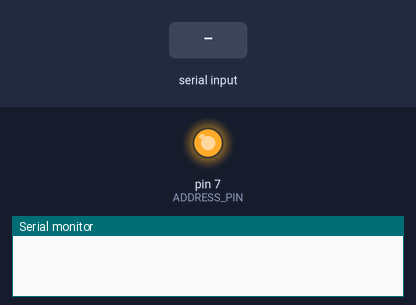
The sketch below on a simulated Arduino Uno, built with avr-gcc and run on an emulated ATmega328P. On the bench: output pins drawn as LEDs (lit = HIGH), the last lines printed to the serial monitor. The inputs (shaded band) are chosen by the test bench. Pins used as bus, display or sensor lines are not drawn.

Above: at 1.2 s.
1.3 s: byte 112 (COMMAND_PROGRAM) received over Serial
At 3.2 s:
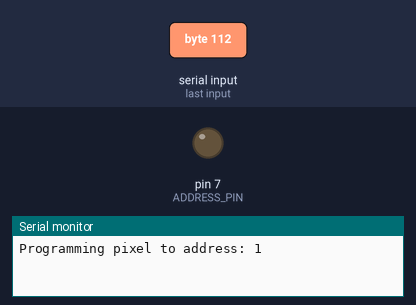
4.3 s: byte 105 (COMMAND_IDENTIFY) received over Serial
6.7 s: byte 100 (COMMAND_DISPLAY_PATTERN) received over Serial
9.2 s: byte 109 (COMMAND_MAX_PIXELS) received over Serial
11.6 s: byte 116 (COMMAND_CONTROLLER_TYPE) received over Serial
Timing chart, 0 to 14.6 s (numbered marks = the images above; inputs shaded):
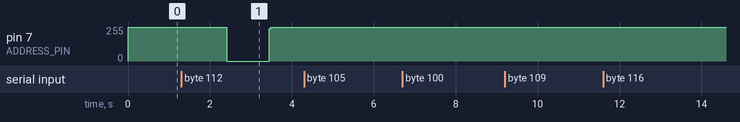

The sketch:

WS282x_programmer.ino
```cpp
// (licence header left out)
#include "DmxSimpleMod.h"

#define DATA_PIN    13      // Pin connected to the data output
#define ADDRESS_PIN  7      // Pin connected to the address programmer output


#define COMMAND_IDENTIFY        'i'    // Idenify one pixel, flashing R-G-B on it
#define COMMAND_PROGRAM         'p'    // Program a channel
#define COMMAND_DISPLAY_PATTERN 'd'    // 1:Identify 2:Rainbow Swirl 3: Flash Mode
#define COMMAND_MAX_PIXELS      'm'    // Number of pixels to send data to
#define COMMAND_CONTROLLER_TYPE 't'    // 1:WS2821S 2:WS2822S


int maxPixel       = 14;    // Maximum pixel to display
int currentPattern = 2;     // Current pattern we are displaying
int currentPixel   = 1;     // Current pixel for identification mode
int controllerType = 1;     // Controller type (1:WS2822S 2:WS2821)


void setup() {
  pinMode(DATA_PIN, OUTPUT);
  digitalWrite(DATA_PIN, LOW);

  pinMode(ADDRESS_PIN, OUTPUT);
  digitalWrite(ADDRESS_PIN, HIGH);

  DmxSimple.usePin(DATA_PIN);
  DmxSimple.maxChannel(maxPixel*3);
  DmxSimple.begin();

  Serial.begin(19200);
}


void writePixel(int pixel, int r, int g, int b) {
  DmxSimple.write((pixel - 1)*3 + 1, b);
  DmxSimple.write((pixel - 1)*3 + 2, g);
  DmxSimple.write((pixel - 1)*3 + 3, r);
}


uint8_t flipEndianness(uint8_t input) {
  uint8_t output = 0;
  for(uint8_t bit = 0; bit < 8; bit++) {
    if(input & (1 << bit)) {
      output |= (1 << (7 - bit));
    }
  }

  return output;
}

void programAddress(int address) {
  // Build the output pattern to program this address
  uint8_t pattern[3];

  if (controllerType ==  1) {
    // WS2822S (from datasheet)
    int channel = (address-1)*3+1;
    pattern[0] = flipEndianness(channel%256);
    pattern[1] = flipEndianness(240 - (channel/256)*15);
    pattern[2] = flipEndianness(0xD2);
  }
  else {
    // WS2821 (determined experimentally)
    int channel = (address)*3;
    pattern[0] = flipEndianness(channel%256);
    pattern[1] = flipEndianness(240 - (channel/256)*15);
    pattern[2] = flipEndianness(0xAE);
  }

  DmxSimple.end();                 // Turn off the DMX engine
  delay(50);                       // Wait for the engine to actually stop
  digitalWrite(ADDRESS_PIN, HIGH); // Set the address output pin high if it wasn't already
  digitalWrite(DATA_PIN, LOW);     // Force the data pin low
  delay(50);                       // Let this sit for a bit to signal the chip we are starting

  DmxSimple.usePin(ADDRESS_PIN);   // Use the address output pin to generate the DMX signal
  DmxSimple.maxChannel(3);
  DmxSimple.write(1, pattern[0]);  // Pre-load the output pattern (note this might trash the LED output, meh)
  DmxSimple.write(2, pattern[1]);
  DmxSimple.write(3, pattern[2]);

  digitalWrite(ADDRESS_PIN, LOW);   // Set the address pin low to begin transmission
  delay(1000);                      // Delay 1s to signal address transmission begin
  DmxSimple.begin();                // Begin transmission. Only the first one actually counts.

  delay(20);                        // Wait a while for the the signal to be sent
  DmxSimple.end();
  digitalWrite(ADDRESS_PIN, HIGH);  // Set the address output pin high if it wasn't already

  // Reset the output, and set the output to our new pixel address.
  DmxSimple.usePin(DATA_PIN);
  DmxSimple.maxChannel(maxPixel*3);
  DmxSimple.begin();
}

void identify() {
  #define FLASH_SPEED 300

  static int brightness;
  static int maxBrightness = 255;

  for(int pixel = 1; pixel <= maxPixel; pixel++) {
      int r = 0;
      int g = 0;
      int b = 0;
      if(brightness < FLASH_SPEED/3) {
        r = 1;
      }
      else if(brightness < FLASH_SPEED*2/3) {
        g = 1;
      }
      else {
        b = 1;
      }

    if(pixel == currentPixel) {
      writePixel(pixel, r*maxBrightness, g*maxBrightness, b*maxBrightness);
    }
    else {
      writePixel(pixel, r, g, b);
    }
  }

  brightness=(brightness+1)%FLASH_SPEED;
}

void color_loop() {
  static uint8_t i = 0;
  static int j = 0;
  static int f = 0;
  static int k = 0;
  static int count;

  static int pixelIndex;

  for (uint16_t i = 0; i < maxPixel*10; i+=10) {
    writePixel(i/10+1,
      128*(1+sin(i/30.0 + j/1.3       )),
      128*(1+sin(i/10.0 + f/2.9)),
      128*(1+sin(i/25.0 + k/5.6))
//      128*(1+sin(i/10.0 + f/9.0  + 2.1)),
//      128*(1+sin(i/30.0 + k/14.0 + 4.2))
    );
  }

  j = j + 1;
  f = f + 1;
  k = k + 2;
}

void marty_loop() {
  static uint8_t i = 0;
  static int j = 0;
  static int f = 0;
  static int k = 0;
  static int count;

  static int pixelIndex;

  for (uint16_t i = 0; i < maxPixel*10; i+=10) {
    f = 48*(1+sin(i/180.0 + j/5));
    writePixel(i/10+1,
      f,
      f,
      f
    );
  }

  j = j + 1;
}

void countUp() {
  #define MAX_COUNT 400
  static int counts = 0;
  static int pixel = 0;

  for (uint16_t i = 0; i < maxPixel; i+=1) {
    if(pixel == i) {
      writePixel(i+1,
        255,
        255,
        255
      );
    }
    else {
      writePixel(i+1, 0,0,0);
    }
  }

  counts++;
  if(counts>MAX_COUNT) {
    counts = 0;
    pixel = (pixel+1)%maxPixel;
  }
}

void pictureFrame() {
  #define MAX_COUNT 10
  static int counts = 0;
  static int pixel = 0;

  static uint8_t i = 0;
  static int j = 0;
  static int f = 0;
  static int k = 0;
  static int count;

  static int pixelIndex;

  for (uint16_t i = 0; i < 10; i+=1) {
    if(pixel == i) {
      writePixel(i+1,
        0,
        0,
        0
      );
    }
    else {
//      writePixel(i+1, 90,0,255);

    writePixel(i+1,
      128*(1+sin(i/9.0 + j/10.3       )),
      128*(1+sin(i/3.0 + f/20.9)),
      128*(1+sin(i/6.0 + k/50.6))
    );

    }
  }

  writePixel(11,255,0,0);

  counts++;
  if(counts>MAX_COUNT) {
    counts = 0;
    pixel = (pixel+1)%maxPixel;
  }

  j = j + 1;
  f = f + 1;
  k = k + 2;
}

void loop() {

  if(Serial.available() > 0) {
    char command = Serial.read();
    int parameter = Serial.parseInt();

    if(command == COMMAND_IDENTIFY) {
      if(parameter < 1 || parameter > maxPixel) {
        parameter = 1;
      }

      Serial.print("Identifying pixel on channel: ");
      Serial.println(parameter);
      currentPixel = parameter;
      currentPattern = 1;
    }
    else if(command == COMMAND_PROGRAM) {
      if(parameter < 1 || parameter > maxPixel) {
        parameter = 1;
      }

      Serial.print("Programming pixel to address: ");
      Serial.println(parameter);
      programAddress(parameter);
      currentPixel = parameter;
    }
    else if(command == COMMAND_DISPLAY_PATTERN) {
      Serial.print("Displaying pattern: ");
      Serial.println(parameter);
      currentPattern = parameter;
    }
    else if(command == COMMAND_MAX_PIXELS) {
      Serial.print("Setting max pixel to: ");
      Serial.println(parameter);
      maxPixel = parameter;
    }
    else if(command == COMMAND_CONTROLLER_TYPE) {
      Serial.print("Setting controller type to: ");
      Serial.println(parameter);
      controllerType = parameter;
    }
  }

  if(currentPattern == 1) {
    identify();
  }
  else if(currentPattern == 2) {
    color_loop();
  }
  else if(currentPattern == 3) {
    marty_loop();
  }
  else if(currentPattern == 4) {
    pictureFrame();
  }
  else {
    countUp();
  }
}
```

DmxSimpleMod.cpp
```cpp
// (licence header left out)
#include <avr/io.h>
#include <avr/interrupt.h>
#include <util/delay.h>

#include <Arduino.h>

#include "DmxSimpleMod.h"

#define DMX_MODE_DISABLED    0    // Disable DMX output
#define DMX_MODE_CONTINUOUS  1    // Send the DMX data continuosly
#define DMX_MODE_SINGLE_SHOT 2    // Send the DMX frame one, then stop

volatile uint8_t dmxBuffer[DMX_SIZE];
uint16_t dmxMax = 16;                 // Number of DMX channels to transmit
uint8_t  dmxMode = DMX_MODE_DISABLED; // Transmission mode
uint16_t dmxState = 0;                // Transmission state: 0:start byte, >0: sending channel

uint8_t dmxPin = 3;                   // Arduino pin to output DMX to
volatile uint8_t *dmxPort;            //
uint8_t dmxBit = 0;                   //

void dmxBegin();
void dmxEnd();
void dmxSendByte(volatile uint8_t);
void dmxWrite(int,uint8_t);
void dmxMaxChannel(int);

/* TIMERn has a different register mapping on the ATmega8.
 * The modern chips (168, 328P, 1280) use identical mappings.
 */
#if defined(__AVR_ATmega168__) || defined(__AVR_ATmega168P__) || defined(__AVR_ATmega328P__) || defined(__AVR_ATmega1280__)
#define TIMERn_INTERRUPT_ENABLE() TIMSK2 |= _BV(TOIE2)
#define TIMERn_INTERRUPT_DISABLE() TIMSK2 &= ~_BV(TOIE2)
#define TIMERn_OVF_vect TIMER2_OVF_vect

#elif defined(__AVR_ATmega8__)
#define TIMERn_INTERRUPT_ENABLE() TIMSK |= _BV(TOIE2)
#define TIMERn_INTERRUPT_DISABLE() TIMSK &= ~_BV(TOIE2)
#define TIMERn_OVF_vect TIMER2_OVF_vect

#elif defined(__AVR_ATmega32U4__)
#define TIMERn_INTERRUPT_ENABLE() TIMSK4 |= _BV(TOIE4)
#define TIMERn_INTERRUPT_DISABLE() TIMSK4 &= ~_BV(TOIE4)
#define TIMERn_OVF_vect TIMER4_OVF_vect

#else
#define TIMERn_INTERRUPT_ENABLE()
#define TIMERn_INTERRUPT_DISABLE()
#define TIMERn_OVF_vect
/* Produce an appropriate message to aid error reporting on nonstandard
 * platforms such as Teensy.
 */
#error "DmxSimple does not support this CPU"
#endif


// Initialise the DMX engine
inline void dmxBegin()
{
  dmxMode = DMX_MODE_CONTINUOUS;
  dmxState = 0;

  // Set up port pointers for interrupt routine
  dmxPort = portOutputRegister(digitalPinToPort(dmxPin));
  dmxBit = digitalPinToBitMask(dmxPin);

  // Set DMX pin to output
  pinMode(dmxPin,OUTPUT);

  // Initialise DMX frame interrupt
  //
  // Presume Arduino has already set Timer2 to 64 prescaler,
  // Phase correct PWM mode
  // So the overflow triggers every 64*510 clock cycles
  // Which is 510 DMX bit periods at 16MHz,
  //          255 DMX bit periods at 8MHz,
  //          637 DMX bit periods at 20MHz
  TIMERn_INTERRUPT_ENABLE();
}

// Stop the DMX engine
// Turns off the DMX interrupt routine
inline void dmxEnd()
{
  TIMERn_INTERRUPT_DISABLE();
  dmxMode = DMX_MODE_DISABLED;
}

// Transmit a complete DMX byte
// We have no serial port for DMX, so everything is timed using an exact
// number of instruction cycles.
//
// Really suggest you don't touch this function.
void dmxSendByte(volatile uint8_t value)
{
  uint8_t bitCount, delCount;
  __asm__ volatile (
    "cli\n"
    "ld __tmp_reg__,%a[dmxPort]\n"
    "and __tmp_reg__,%[outMask]\n"
    "st %a[dmxPort],__tmp_reg__\n"
    "ldi %[bitCount],11\n" // 11 bit intervals per transmitted byte
    "rjmp bitLoop%=\n"     // Delay 2 clock cycles.
  "bitLoop%=:\n"\
    "ldi %[delCount],%[delCountVal]\n"
  "delLoop%=:\n"
    "nop\n"
    "dec %[delCount]\n"
    "brne delLoop%=\n"
    "ld __tmp_reg__,%a[dmxPort]\n"
    "and __tmp_reg__,%[outMask]\n"
    "sec\n"
    "ror %[value]\n"
    "brcc sendzero%=\n"
    "or __tmp_reg__,%[outBit]\n"
  "sendzero%=:\n"
    "st %a[dmxPort],__tmp_reg__\n"
    "dec %[bitCount]\n"
    "brne bitLoop%=\n"
    "sei\n"
    :
      [bitCount] "=&d" (bitCount),
      [delCount] "=&d" (delCount)
    :
      [dmxPort] "e" (dmxPort),
      [outMask] "r" (~dmxBit),
      [outBit] "r" (dmxBit),
      [delCountVal] "M" (F_CPU/1000000-3),
      [value] "r" (value)
  );
}

// DmxSimple interrupt routine
// Transmit a chunk of DMX signal every timer overflow event.
//
// The full DMX transmission takes too long, but some aspects of DMX timing
// are flexible. This routine chunks the DMX signal, only sending as much as
// it's time budget will allow.
//
// This interrupt routine runs with interrupts enabled most of the time.
// With extremely heavy interrupt loads, it could conceivably interrupt its
// own routine, so the TIMERn interrupt is disabled for the duration of
// the service routine.
ISR(TIMERn_OVF_vect,ISR_NOBLOCK) {

  // Prevent this interrupt running recursively
  TIMERn_INTERRUPT_DISABLE();

  uint16_t bitsLeft = F_CPU / 31372; // DMX Bit periods per timer tick
  bitsLeft >>=2; // 25% CPU usage
  while (1) {
    if (dmxState == 0) {
      // Next thing to send is reset pulse and start code
      // which takes 35 bit periods
      uint8_t i;
      if (bitsLeft < 35) break;
      bitsLeft-=35;
      *dmxPort &= ~dmxBit;
      for (i=0; i<11; i++) _delay_us(8);
      *dmxPort |= dmxBit;
      _delay_us(8);
      dmxSendByte(0);
    } else {
      // Now send a channel which takes 11 bit periods
      if (bitsLeft < 11) break;
      bitsLeft-=11;
      dmxSendByte(dmxBuffer[dmxState-1]);
    }
    // Successfully completed that stage - move state machine forward
    dmxState++;
    if (dmxState > dmxMax) {
      dmxState = 0; // Send next frame

      // If we aren't in continuous transmission mode, stop.
      if(dmxMode != DMX_MODE_CONTINUOUS) {
        dmxEnd();
      }

      break;
    }
  }

  // Enable interrupts for the next transmission chunk
  TIMERn_INTERRUPT_ENABLE();
}

void dmxWrite(int channel, uint8_t value) {
  if ((channel > 0) && (channel <= DMX_SIZE)) {
    if (value<0) value=0;
    if (value>255) value=255;
    dmxMax = max((unsigned)channel, dmxMax);
    dmxBuffer[channel-1] = value;
  }
}

void dmxMaxChannel(int channel) {
  dmxMax = min(channel, DMX_SIZE);
}


void DmxSimpleClass::usePin(uint8_t pin) {
  dmxPin = pin;
  // TODO: configure pin output mode here?
}


void DmxSimpleClass::maxChannel(int channel) {
  dmxMaxChannel(channel);
}

void DmxSimpleClass::write(int address, uint8_t value)
{
  dmxWrite(address, value);
}

void DmxSimpleClass::begin()
{
  dmxBegin();
}

void DmxSimpleClass::end()
{
  dmxEnd();
}

DmxSimpleClass DmxSimple;
```

DmxSimpleMod.h
```cpp
// (licence header left out)
#ifndef DMX_SIMPLE_MOD_H
#define DMX_SIMPLE_MOD_H

#include <inttypes.h>

#if RAMEND <= 0x4FF
#define DMX_SIZE 128
#else
#define DMX_SIZE 512
#endif

class DmxSimpleClass
{
  public:
    // Set output pin
    // @param pin (input) Output digital pin to use
    void usePin(uint8_t pin);

    // Set DMX maximum channel
    // @param channel (input) The highest DMX channel to use (max DMX_SIZE)
    void maxChannel(int channel);

    // Write to a DMX channel
    // @param address (input) DMX address to set (1 - DMX_SIZE)
    // @param value (input) Value to write to the DMX address
    void write(int address, uint8_t value);

    void begin();
    void end();
};
extern DmxSimpleClass DmxSimple;
#endif
```

Measured:
- after the input at 1.3 s, pin 7 (ADDRESS_PIN): 255/255 → 0/255 after 1.1 s, → 255/255 1.0 s later
